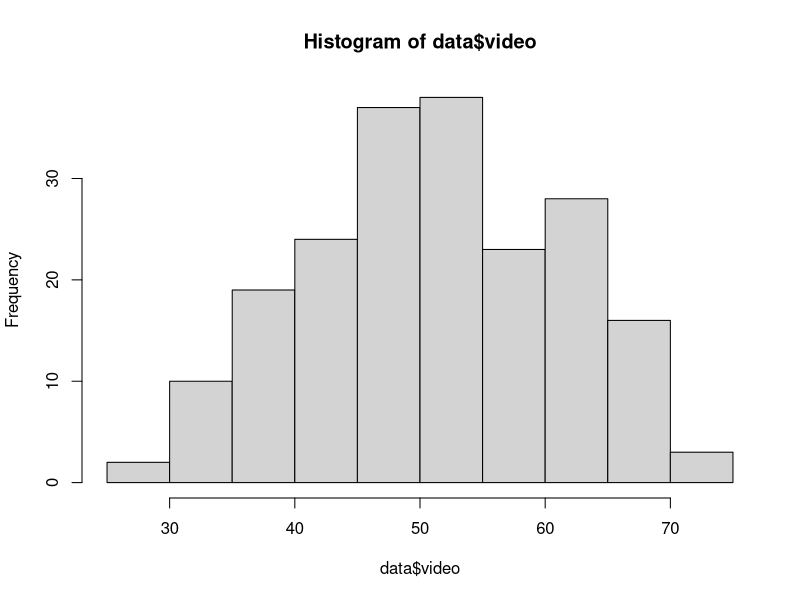
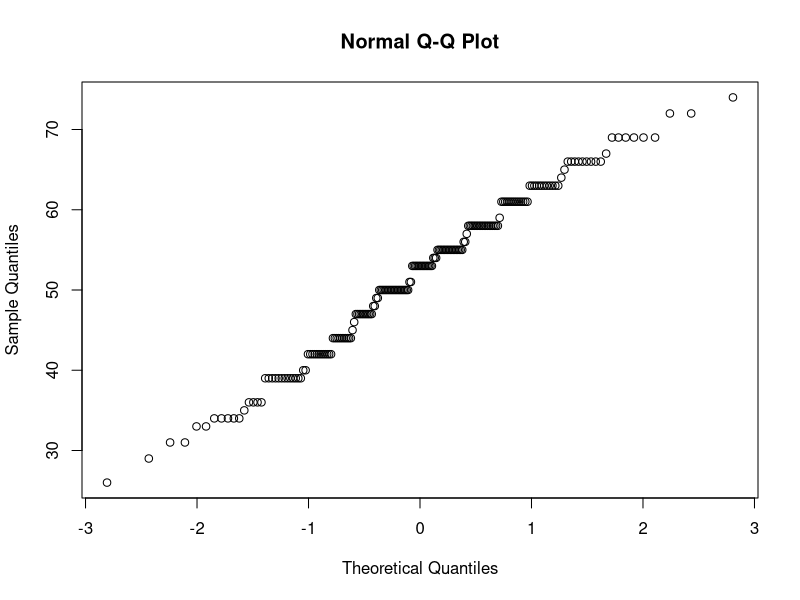
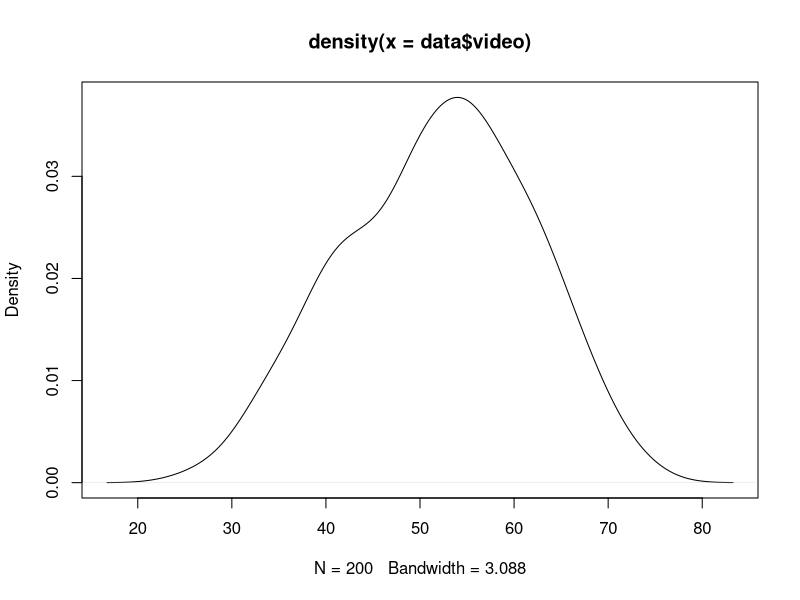
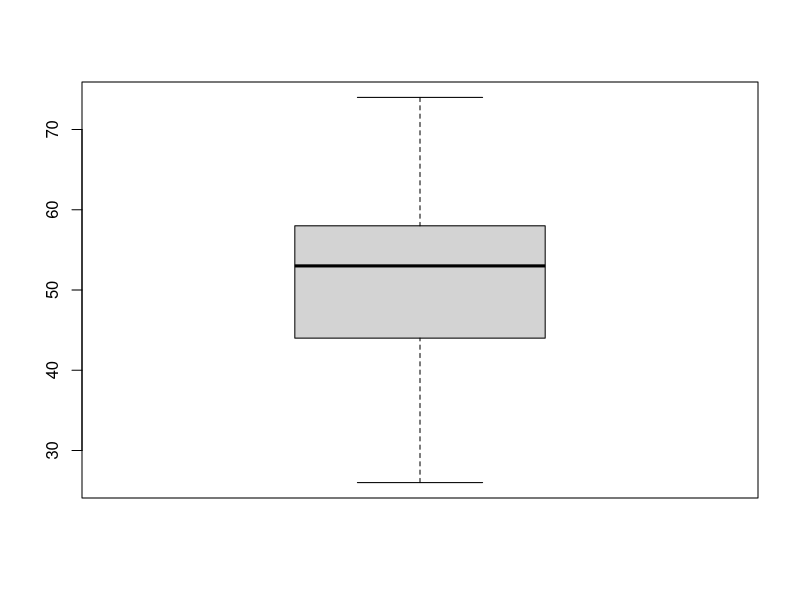
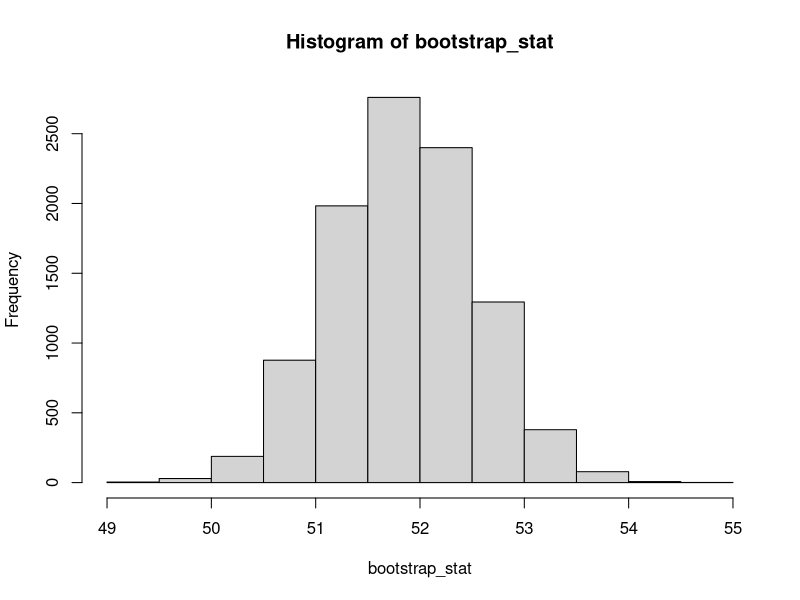
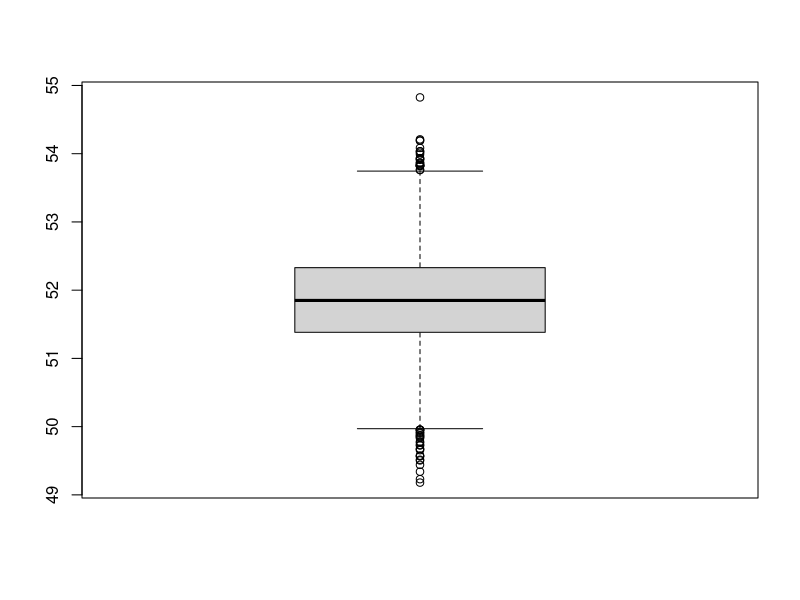
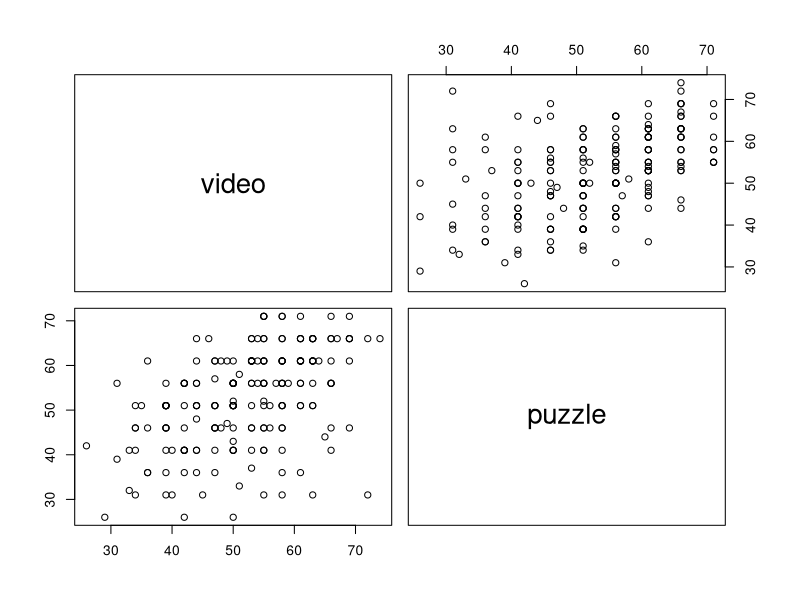

Generate these figures, in order, with R:
## ---- chunk 1
data <- read.table("./Ice_cream-1.csv", header = TRUE, sep = ",")
## ---- chunk 2
mu <- mean(data$video)
hist(data$video)
qqnorm(data$video)
plot(density(data$video))
boxplot(data$video)
## ---- chunk 3
n <- length(data$video)
sd_sample <- sd(data$video)
sem <- sd_sample / sqrt(n)
z_score <- qnorm(1 - 0.015)
margin_error <- z_score * sem
lower_bound <- mu - margin_error
upper_bound <- mu + margin_error
## ---- chunk 4
n_min = (z_score^2) * (sd_sample^2) / (1.5^2)
## ---- chunk 5
# BOOTSTRAP 97% CONFIDENCE INTERVAL
b_count <- 10000
bootstrap_stat <- numeric(b_count)
for (i in 1:b_count) {
    bootstrap_sample <- sample(data$video, replace=TRUE)
    bootstrap_stat[i] <- mean(bootstrap_sample)
}
hist(bootstrap_stat)
boxplot(bootstrap_stat)

bootstrap_conf_int <- quantile(bootstrap_stat, c(0.015, 0.985))
s <- sum(bootstrap_stat<bootstrap_conf_int[1])
bootstrap_conf_int_check <- c(2*mu-bootstrap_conf_int[2] ,2*mu-bootstrap_conf_int[1])
## ---- chunk 6
t_test_result <- t.test(data$video, mu = 50, alternative = "greater")
## ---- chunk 7
# SIGN TEST
test_median <- 50
larger_median <- sum(data$video > test_median)
sign_result <- binom.test(larger_median, n, conf.level = .97, alternative = 'greater')
# WILCOXON TEST
wilcox_result <- wilcox.test(data$video, mu=50, alternative = 'greater')


# TEST FOR 25% results less than 42
wilcox_25_result <- wilcox.test(data$video, mu=42, alternative = 'less') # not sure if this one is correct

count_lt_42 <- sum(data$video < 42)
# both should be the same tests
sign_25_result <- binom.test(count_lt_42, n, p = 0.25, alternative = "less")
prop_25_result <- prop.test(x = count_lt_42, n = n, p = 0.25, alternative = "less")
## ---- chunk 8
# D) *
b2_count <- 10000
b2_stat <- numeric(b2_count)
for (i in 1:b2_count) {
    b2_sample <- sample(data$video, replace=TRUE)
    b2_stat[i] <- min(b2_sample)
}
## ---- chunk 9
vid_female <- data$video[data$female==1]
vid_male <- data$video[data$female==0]

# since we know that sample comes from normal distribution two sample t test is a suitable test to perform
mf_t_result <- t.test(vid_male, vid_female, alternative = 'greater')
# Wlcoxon test compares medians of two samples not means, but it can still give good idea of
# differences between samples
mf_wilcox_result <- wilcox.test(vid_male, vid_female, alternative = 'greater')
# This one is not suitable for our sample, need to justify why
# Kolmogorov test is used to check if two samples come from the same distribution or if one sample comes
# from normal distribution, here our goal is to check if mean of one sample is indeed higher than a mean
# of a second sample.
mf_ks_result <- ks.test(vid_male, vid_female, alternative = 'greater')
mf_t_result; mf_wilcox_result; mf_ks_result
## ---- chunk 10
video_puzzle <- data[c('video', 'puzzle')]
cor_result <- round(cor(video_puzzle), 3)
pairs(video_puzzle)
cor_test_result <- cor.test(video_puzzle$video, video_puzzle$puzzle)
t_result <- t.test(video_puzzle$puzzle, video_puzzle$video, alternative = 'greater', paired = TRUE)
#t_result <- t.test(video_puzzle$puzzle, video_puzzle$video)
cor_result; t_result
